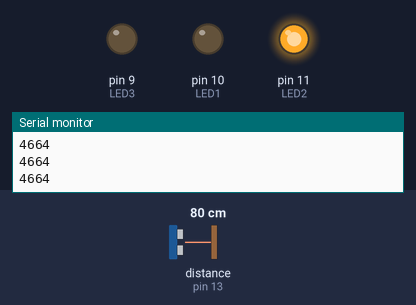
A sketch run on a simulated Arduino Uno, built with avr-gcc and run on an emulated ATmega328P. On the bench: output pins drawn as LEDs (lit = HIGH), the last lines printed to the serial monitor. The inputs (shaded band) are chosen by the test bench; at power-on: distance to the obstacle (sensor on pin 13) 80 cm. The echo pulse lasts 58.3 µs per cm.

Above: at 1.2 s.
1.3 s: distance to the obstacle (sensor on pin 13) set to 2 cm
At 2.0 s:
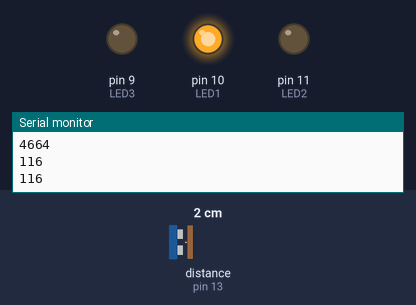
3.0 s: distance to the obstacle (sensor on pin 13) set to 35 cm
At 4.6 s:
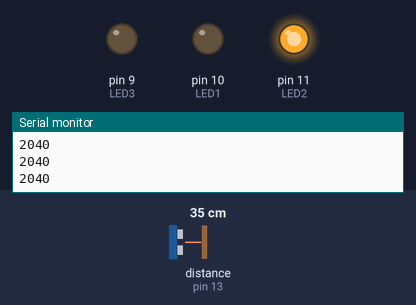
4.9 s: distance to the obstacle (sensor on pin 13) set to 4 cm
At 6.6 s:
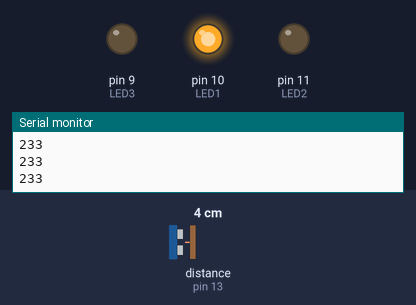
Timing chart, 0 to 8.1 s (numbered marks = the images above; inputs shaded):
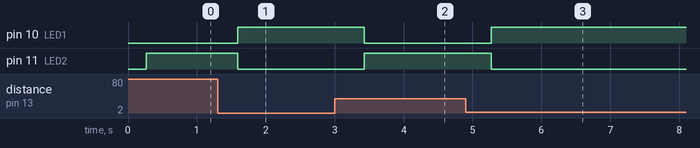

Measured:
- after the input at 1.3 s, pin 10 (LED1): LOW → HIGH after 0.29 s; pin 11 (LED2): HIGH → LOW after 0.29 s
- after the input at 3.0 s, pin 10 (LED1): HIGH → LOW after 0.43 s; pin 11 (LED2): LOW → HIGH after 0.43 s
- after the input at 4.9 s, pin 10 (LED1): LOW → HIGH after 0.38 s; pin 11 (LED2): HIGH → LOW after 0.38 s

The sketch:

Test1_0.ino
```cpp
#include <NewPing.h>

const int LED1 = 10;
const int LED2 = 11;
const int LED3 = 9;
const int TRIG = 12;
const int ECHO = 13;
const float distancecm = 20;
const float maxdistancecm = 500;
unsigned long echotime;

NewPing sonar(TRIG,ECHO,maxdistancecm);

void setup() {
  Serial.begin(9600);
  for (int x = 9; x < 13; x++){
    pinMode(x,OUTPUT);
  }
  pinMode(ECHO,INPUT);
}

void loop() {
    echotime = sonar.ping_median(10);
    Serial.println(echotime);
    if (sonar.convert_cm(echotime) < distancecm){
      digitalWrite(LED1, HIGH);
      digitalWrite(LED2, LOW);
    }else if(sonar.convert_cm(echotime) > distancecm){
      digitalWrite(LED1, LOW);
      digitalWrite(LED2, HIGH);
    }else{
      digitalWrite(LED1, HIGH);
      digitalWrite(LED2, HIGH);
      digitalWrite(LED3, HIGH);
    }
}
```
